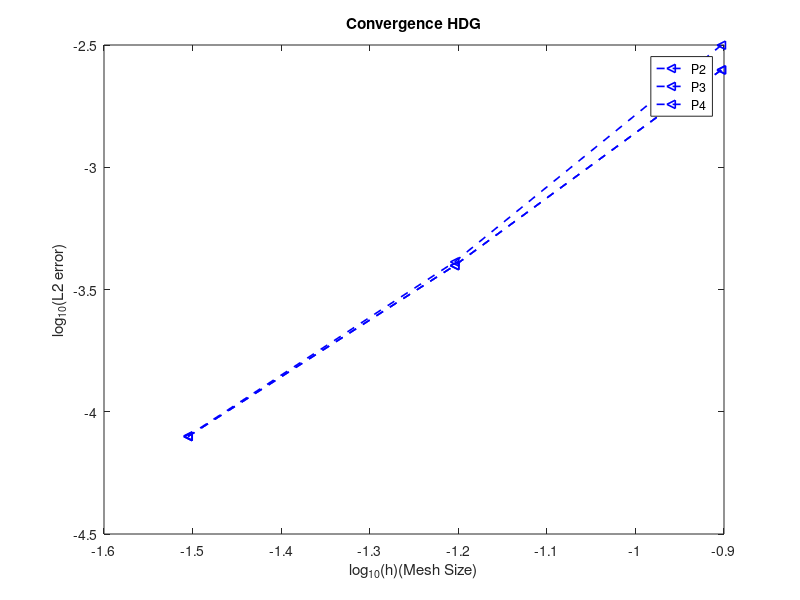

Recreate this plot in MATLAB. (Note: this script raises an error after producing the figure.)

function convergencePlots2

errors = [0.017186	0.0030727	0.00044206
    0.0024447	0.00020942	1.8759e-05
    0.00031798	1.3653e-05	6.2886e-07
];

errorspost = [0.003155 0.0025  0.0025
              0.00041  0.000396  0.000396
              7.96e-05  7.92e-05  7.92e-05];


hs = 0.5.^[3 4 5];
lerrors = log10(errors);
lerrorspost = log10(errorspost);
lhs = log10(hs);
figure
% plot(lhs,lerrors,'ro-','LineWidth',1)
% hold on
plot(lhs,lerrorspost,'b<--','LineWidth',1.2)

legend('P2','P3','P4','P2 postprocesed','P3 postprocesed','P4 postprocesed')
xlabel('log_{10}(h)(Mesh Size)'), ylabel('log_{10}(L2 error)')
title('Convergence HDG')



% % 
% % hs = 0.5.^[3 4 5];
% % lhs = log10(hs);
% % figure (20)
% % 
% % semilogy(lhs (1,:),errors(1,:),'-ro','LineWidth',1)
% % hold on
% % semilogy(lhs (1,:),errors(2,:),'-b>','LineWidth',1)
% % hold on
% % semilogy(lhs (1,:),errors(3,:),'-g<','LineWidth',1)
% % 
% % semilogy(lhs (1,:),errorspost(1,:),'-ro','LineWidth',1)
% % hold on
% % semilogy(lhs (1,:),errorspost(2,:),'-b>','LineWidth',1)
% % hold on
% % semilogy(lhs (1,:),errorspost(3,:),'-g<','LineWidth',1)
% % 
% % legend('P2','P3','P4','P2 postprocesed','P3 postprocesed','P4 postprocesed')
% % xlabel('log_{10}(h)(Mesh Size)'), ylabel('L2 error')
% % title('Convergence HDG')




slopesFirstSegment = (lerrorspost(end,:)-lerrorspost(end-1,:))/(lhs(end)-lhs(end-1));
slopesSecondSegment = (lerrorspost(end-1,:)-lerrorspost(end-2,:))/(lhs(end-1)-lhs(end-2));
 SlopeTriangles (lhs,lerrorspost,slopesFirstSegment);
 
 